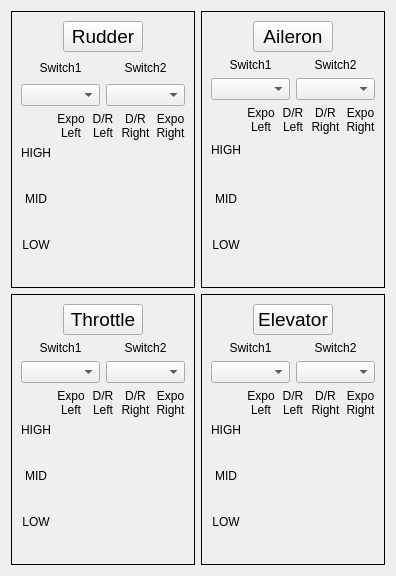
     <widget class="QWidget" name="tabExpo">
      <attribute name="title">
       <string>Expo/Dr</string>
      </attribute>
      <layout class="QGridLayout" name="gridLayout_17">
       <item row="0" column="0">
        <widget class="QFrame" name="RUD_Frame">
         <property name="frameShape">
          <enum>QFrame::Panel</enum>
         </property>
         <property name="frameShadow">
          <enum>QFrame::Plain</enum>
         </property>
         <layout class="QGridLayout" name="gridLayout_10">
          <item row="2" column="0" colspan="2">
           <widget class="QComboBox" name="RUD_edrSw1"/>
          </item>
          <item row="2" column="2" colspan="2">
           <widget class="QComboBox" name="RUD_edrSw2"/>
          </item>
          <item row="3" column="0" colspan="4">
           <layout class="QGridLayout" name="gridLayout_Rud">
            <item row="1" column="0">
             <widget class="QLabel" name="label_37">
              <property name="text">
               <string>HIGH</string>
              </property>
              <property name="alignment">
               <set>Qt::AlignCenter</set>
              </property>
             </widget>
            </item>
            <item row="3" column="0">
             <widget class="QLabel" name="label_38">
              <property name="text">
               <string>MID</string>
              </property>
              <property name="alignment">
               <set>Qt::AlignCenter</set>
              </property>
             </widget>
            </item>
            <item row="5" column="0">
             <widget class="QLabel" name="label_39">
              <property name="text">
               <string>LOW</string>
              </property>
              <property name="alignment">
               <set>Qt::AlignCenter</set>
              </property>
             </widget>
            </item>
            <item row="0" column="1">
             <widget class="QLabel" name="label_64">
              <property name="maximumSize">
               <size>
                <width>16777215</width>
                <height>24</height>
               </size>
              </property>
              <property name="text">
               <string>Expo
Left</string>
              </property>
              <property name="alignment">
               <set>Qt::AlignCenter</set>
              </property>
             </widget>
            </item>
            <item row="0" column="2">
             <widget class="QLabel" name="label_65">
              <property name="text">
               <string>D/R
Left</string>
              </property>
              <property name="alignment">
               <set>Qt::AlignCenter</set>
              </property>
             </widget>
            </item>
            <item row="0" column="3">
             <widget class="QLabel" name="label_69">
              <property name="text">
               <string>D/R
Right</string>
              </property>
              <property name="alignment">
               <set>Qt::AlignCenter</set>
              </property>
             </widget>
            </item>
            <item row="0" column="4">
             <widget class="QLabel" name="label_77">
              <property name="text">
               <string>Expo
Right</string>
              </property>
              <property name="alignment">
               <set>Qt::AlignCenter</set>
              </property>
             </widget>
            </item>
            <item row="2" column="0">
             <widget class="QLabel" name="label_166">
              <property name="minimumSize">
               <size>
                <width>0</width>
                <height>20</height>
               </size>
              </property>
              <property name="text">
               <string/>
              </property>
              <property name="alignment">
               <set>Qt::AlignCenter</set>
              </property>
             </widget>
            </item>
            <item row="4" column="0">
             <widget class="QLabel" name="label_169">
              <property name="minimumSize">
               <size>
                <width>0</width>
                <height>20</height>
               </size>
              </property>
              <property name="text">
               <string/>
              </property>
              <property name="alignment">
               <set>Qt::AlignCenter</set>
              </property>
             </widget>
            </item>
            <item row="6" column="0">
             <widget class="QLabel" name="label_170">
              <property name="minimumSize">
               <size>
                <width>0</width>
                <height>20</height>
               </size>
              </property>
              <property name="text">
               <string/>
              </property>
              <property name="alignment">
               <set>Qt::AlignCenter</set>
              </property>
             </widget>
            </item>
           </layout>
          </item>
          <item row="1" column="0" colspan="2">
           <widget class="QLabel" name="label_42">
            <property name="maximumSize">
             <size>
              <width>16777215</width>
              <height>21</height>
             </size>
            </property>
            <property name="text">
             <string>Switch1</string>
            </property>
            <property name="alignment">
             <set>Qt::AlignCenter</set>
            </property>
           </widget>
          </item>
          <item row="1" column="2" colspan="2">
           <widget class="QLabel" name="label_43">
            <property name="maximumSize">
             <size>
              <width>16777215</width>
              <height>21</height>
             </size>
            </property>
            <property name="text">
             <string>Switch2</string>
            </property>
            <property name="alignment">
             <set>Qt::AlignCenter</set>
            </property>
           </widget>
          </item>
          <item row="0" column="1" colspan="2">
           <widget class="QPushButton" name="pushButton_1">
            <property name="font">
             <font>
              <pointsize>14</pointsize>
             </font>
            </property>
            <property name="text">
             <string>Rudder</string>
            </property>
           </widget>
          </item>
         </layout>
        </widget>
       </item>
       <item row="0" column="1">
        <widget class="QFrame" name="AIL_Frame">
         <property name="frameShape">
          <enum>QFrame::Panel</enum>
         </property>
         <property name="frameShadow">
          <enum>QFrame::Plain</enum>
         </property>
         <layout class="QGridLayout" name="gridLayout_11">
          <item row="2" column="0" colspan="2">
           <widget class="QComboBox" name="AIL_edrSw1"/>
          </item>
          <item row="2" column="2" colspan="2">
           <widget class="QComboBox" name="AIL_edrSw2"/>
          </item>
          <item row="3" column="0" colspan="4">
           <layout class="QGridLayout" name="gridLayout_Ail">
            <item row="1" column="0">
             <widget class="QLabel" name="label_51">
              <property name="minimumSize">
               <size>
                <width>0</width>
                <height>20</height>
               </size>
              </property>
              <property name="text">
               <string>HIGH</string>
              </property>
              <property name="alignment">
               <set>Qt::AlignCenter</set>
              </property>
             </widget>
            </item>
            <item row="3" column="0">
             <widget class="QLabel" name="label_52">
              <property name="text">
               <string>MID</string>
              </property>
              <property name="alignment">
               <set>Qt::AlignCenter</set>
              </property>
             </widget>
            </item>
            <item row="5" column="0">
             <widget class="QLabel" name="label_53">
              <property name="text">
               <string>LOW</string>
              </property>
              <property name="alignment">
               <set>Qt::AlignCenter</set>
              </property>
             </widget>
            </item>
            <item row="0" column="1">
             <widget class="QLabel" name="label_67">
              <property name="maximumSize">
               <size>
                <width>16777215</width>
                <height>24</height>
               </size>
              </property>
              <property name="text">
               <string>Expo
Left</string>
              </property>
              <property name="alignment">
               <set>Qt::AlignCenter</set>
              </property>
             </widget>
            </item>
            <item row="0" column="3">
             <widget class="QLabel" name="label_70">
              <property name="text">
               <string>D/R
Right</string>
              </property>
              <property name="alignment">
               <set>Qt::AlignCenter</set>
              </property>
             </widget>
            </item>
            <item row="0" column="2">
             <widget class="QLabel" name="label_75">
              <property name="text">
               <string>D/R
Left</string>
              </property>
              <property name="alignment">
               <set>Qt::AlignCenter</set>
              </property>
             </widget>
            </item>
            <item row="0" column="4">
             <widget class="QLabel" name="label_78">
              <property name="text">
               <string>Expo
Right</string>
              </property>
              <property name="alignment">
               <set>Qt::AlignCenter</set>
              </property>
             </widget>
            </item>
            <item row="2" column="0">
             <widget class="QLabel" name="label_163">
              <property name="minimumSize">
               <size>
                <width>0</width>
                <height>20</height>
               </size>
              </property>
              <property name="text">
               <string/>
              </property>
              <property name="alignment">
               <set>Qt::AlignCenter</set>
              </property>
             </widget>
            </item>
            <item row="4" column="0">
             <widget class="QLabel" name="label_164">
              <property name="minimumSize">
               <size>
                <width>0</width>
                <height>20</height>
               </size>
              </property>
              <property name="text">
               <string/>
              </property>
              <property name="alignment">
               <set>Qt::AlignCenter</set>
              </property>
             </widget>
            </item>
            <item row="6" column="0">
             <widget class="QLabel" name="label_165">
              <property name="minimumSize">
               <size>
                <width>0</width>
                <height>20</height>
               </size>
              </property>
              <property name="text">
               <string/>
              </property>
              <property name="alignment">
               <set>Qt::AlignCenter</set>
              </property>
             </widget>
            </item>
           </layout>
          </item>
          <item row="1" column="2" colspan="2">
           <widget class="QLabel" name="label_44">
            <property name="maximumSize">
             <size>
              <width>16777215</width>
              <height>21</height>
             </size>
            </property>
            <property name="text">
             <string>Switch2</string>
            </property>
            <property name="alignment">
             <set>Qt::AlignCenter</set>
            </property>
           </widget>
          </item>
          <item row="1" column="0" colspan="2">
           <widget class="QLabel" name="label_48">
            <property name="maximumSize">
             <size>
              <width>16777215</width>
              <height>21</height>
             </size>
            </property>
            <property name="text">
             <string>Switch1</string>
            </property>
            <property name="alignment">
             <set>Qt::AlignCenter</set>
            </property>
           </widget>
          </item>
          <item row="0" column="1" colspan="2">
           <widget class="QPushButton" name="pushButton_4">
            <property name="font">
             <font>
              <pointsize>14</pointsize>
             </font>
            </property>
            <property name="text">
             <string>Aileron</string>
            </property>
           </widget>
          </item>
         </layout>
        </widget>
       </item>
       <item row="1" column="0">
        <widget class="QFrame" name="THR_Frame">
         <property name="frameShape">
          <enum>QFrame::Panel</enum>
         </property>
         <property name="frameShadow">
          <enum>QFrame::Plain</enum>
         </property>
         <layout class="QGridLayout" name="gridLayout_13">
          <item row="3" column="0" colspan="2">
           <widget class="QComboBox" name="THR_edrSw1"/>
          </item>
          <item row="3" column="2" colspan="2">
           <widget class="QComboBox" name="THR_edrSw2"/>
          </item>
          <item row="4" column="0" colspan="4">
           <layout class="QGridLayout" name="gridLayout_Thr">
            <item row="0" column="2">
             <widget class="QLabel" name="label_58">
              <property name="text">
               <string>D/R
Left</string>
              </property>
              <property name="alignment">
               <set>Qt::AlignCenter</set>
              </property>
             </widget>
            </item>
            <item row="0" column="3">
             <widget class="QLabel" name="label_59">
              <property name="text">
               <string>D/R
Right</string>
              </property>
              <property name="alignment">
               <set>Qt::AlignCenter</set>
              </property>
             </widget>
            </item>
            <item row="0" column="4">
             <widget class="QLabel" name="label_60">
              <property name="text">
               <string>Expo
Right</string>
              </property>
              <property name="alignment">
               <set>Qt::AlignCenter</set>
              </property>
             </widget>
            </item>
            <item row="1" column="0">
             <widget class="QLabel" name="label_61">
              <property name="text">
               <string>HIGH</string>
              </property>
              <property name="alignment">
               <set>Qt::AlignCenter</set>
              </property>
             </widget>
            </item>
            <item row="3" column="0">
             <widget class="QLabel" name="label_62">
              <property name="text">
               <string>MID</string>
              </property>
              <property name="alignment">
               <set>Qt::AlignCenter</set>
              </property>
             </widget>
            </item>
            <item row="5" column="0">
             <widget class="QLabel" name="label_63">
              <property name="text">
               <string>LOW</string>
              </property>
              <property name="alignment">
               <set>Qt::AlignCenter</set>
              </property>
             </widget>
            </item>
            <item row="0" column="1">
             <widget class="QLabel" name="label_57">
              <property name="maximumSize">
               <size>
                <width>16777215</width>
                <height>24</height>
               </size>
              </property>
              <property name="text">
               <string>Expo
Left</string>
              </property>
              <property name="alignment">
               <set>Qt::AlignCenter</set>
              </property>
             </widget>
            </item>
            <item row="2" column="0">
             <widget class="QLabel" name="label_171">
              <property name="minimumSize">
               <size>
                <width>0</width>
                <height>20</height>
               </size>
              </property>
              <property name="text">
               <string/>
              </property>
              <property name="alignment">
               <set>Qt::AlignCenter</set>
              </property>
             </widget>
            </item>
            <item row="4" column="0">
             <widget class="QLabel" name="label_172">
              <property name="minimumSize">
               <size>
                <width>0</width>
                <height>20</height>
               </size>
              </property>
              <property name="text">
               <string/>
              </property>
              <property name="alignment">
               <set>Qt::AlignCenter</set>
              </property>
             </widget>
            </item>
            <item row="6" column="0">
             <widget class="QLabel" name="label_173">
              <property name="minimumSize">
               <size>
                <width>0</width>
                <height>20</height>
               </size>
              </property>
              <property name="text">
               <string/>
              </property>
              <property name="alignment">
               <set>Qt::AlignCenter</set>
              </property>
             </widget>
            </item>
           </layout>
          </item>
          <item row="2" column="0" colspan="2">
           <widget class="QLabel" name="label_40">
            <property name="maximumSize">
             <size>
              <width>16777215</width>
              <height>21</height>
             </size>
            </property>
            <property name="text">
             <string>Switch1</string>
            </property>
            <property name="alignment">
             <set>Qt::AlignCenter</set>
            </property>
           </widget>
          </item>
          <item row="2" column="2" colspan="2">
           <widget class="QLabel" name="label_41">
            <property name="maximumSize">
             <size>
              <width>16777215</width>
              <height>21</height>
             </size>
            </property>
            <property name="text">
             <string>Switch2</string>
            </property>
            <property name="alignment">
             <set>Qt::AlignCenter</set>
            </property>
           </widget>
          </item>
          <item row="0" column="1" colspan="2">
           <widget class="QPushButton" name="pushButton_2">
            <property name="font">
             <font>
              <pointsize>14</pointsize>
             </font>
            </property>
            <property name="text">
             <string>Throttle</string>
            </property>
           </widget>
          </item>
         </layout>
        </widget>
       </item>
       <item row="1" column="1">
        <widget class="QFrame" name="ELE_Frame">
         <property name="frameShape">
          <enum>QFrame::Panel</enum>
         </property>
         <property name="frameShadow">
          <enum>QFrame::Plain</enum>
         </property>
         <layout class="QGridLayout" name="gridLayout_15">
          <item row="2" column="0" colspan="2">
           <widget class="QComboBox" name="ELE_edrSw1"/>
          </item>
          <item row="2" column="2" colspan="2">
           <widget class="QComboBox" name="ELE_edrSw2"/>
          </item>
          <item row="3" column="0" colspan="4">
           <layout class="QGridLayout" name="gridLayout_Ele">
            <item row="1" column="0">
             <widget class="QLabel" name="label_71">
              <property name="text">
               <string>HIGH</string>
              </property>
              <property name="alignment">
               <set>Qt::AlignCenter</set>
              </property>
             </widget>
            </item>
            <item row="3" column="0">
             <widget class="QLabel" name="label_72">
              <property name="text">
               <string>MID</string>
              </property>
              <property name="alignment">
               <set>Qt::AlignCenter</set>
              </property>
             </widget>
            </item>
            <item row="5" column="0">
             <widget class="QLabel" name="label_73">
              <property name="text">
               <string>LOW</string>
              </property>
              <property name="alignment">
               <set>Qt::AlignCenter</set>
              </property>
             </widget>
            </item>
            <item row="0" column="1">
             <widget class="QLabel" name="label_68">
              <property name="maximumSize">
               <size>
                <width>16777215</width>
                <height>24</height>
               </size>
              </property>
              <property name="text">
               <string>Expo
Left</string>
              </property>
              <property name="alignment">
               <set>Qt::AlignCenter</set>
              </property>
             </widget>
            </item>
            <item row="0" column="3">
             <widget class="QLabel" name="label_74">
              <property name="text">
               <string>D/R
Right</string>
              </property>
              <property name="alignment">
               <set>Qt::AlignCenter</set>
              </property>
             </widget>
            </item>
            <item row="0" column="2">
             <widget class="QLabel" name="label_76">
              <property name="text">
               <string>D/R
Left</string>
              </property>
              <property name="alignment">
               <set>Qt::AlignCenter</set>
              </property>
             </widget>
            </item>
            <item row="0" column="4">
             <widget class="QLabel" name="label_79">
              <property name="text">
               <string>Expo
Right</string>
              </property>
              <property name="alignment">
               <set>Qt::AlignCenter</set>
              </property>
             </widget>
            </item>
            <item row="2" column="0">
             <widget class="QLabel" name="label_174">
              <property name="minimumSize">
               <size>
                <width>0</width>
                <height>20</height>
               </size>
              </property>
              <property name="text">
               <string/>
              </property>
              <property name="alignment">
               <set>Qt::AlignCenter</set>
              </property>
             </widget>
            </item>
            <item row="4" column="0">
             <widget class="QLabel" name="label_175">
              <property name="minimumSize">
               <size>
                <width>0</width>
                <height>20</height>
               </size>
              </property>
              <property name="text">
               <string/>
              </property>
              <property name="alignment">
               <set>Qt::AlignCenter</set>
              </property>
             </widget>
            </item>
            <item row="6" column="0">
             <widget class="QLabel" name="label_176">
              <property name="minimumSize">
               <size>
                <width>0</width>
                <height>20</height>
               </size>
              </property>
              <property name="text">
               <string/>
              </property>
              <property name="alignment">
               <set>Qt::AlignCenter</set>
              </property>
             </widget>
            </item>
           </layout>
          </item>
          <item row="1" column="2" colspan="2">
           <widget class="QLabel" name="label_45">
            <property name="maximumSize">
             <size>
              <width>16777215</width>
              <height>21</height>
             </size>
            </property>
            <property name="text">
             <string>Switch2</string>
            </property>
            <property name="alignment">
             <set>Qt::AlignCenter</set>
            </property>
           </widget>
          </item>
          <item row="1" column="0" colspan="2">
           <widget class="QLabel" name="label_47">
            <property name="maximumSize">
             <size>
              <width>16777215</width>
              <height>21</height>
             </size>
            </property>
            <property name="text">
             <string>Switch1</string>
            </property>
            <property name="alignment">
             <set>Qt::AlignCenter</set>
            </property>
           </widget>
          </item>
          <item row="0" column="1" colspan="2">
           <widget class="QPushButton" name="pushButton_3">
            <property name="font">
             <font>
              <pointsize>14</pointsize>
             </font>
            </property>
            <property name="text">
             <string>Elevator</string>
            </property>
           </widget>
          </item>
         </layout>
        </widget>
       </item>
      </layout>
     </widget>
